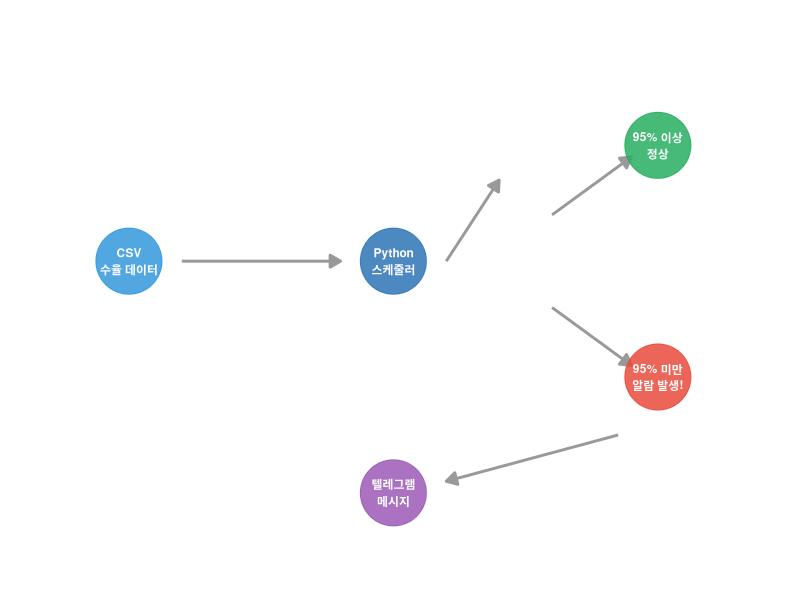
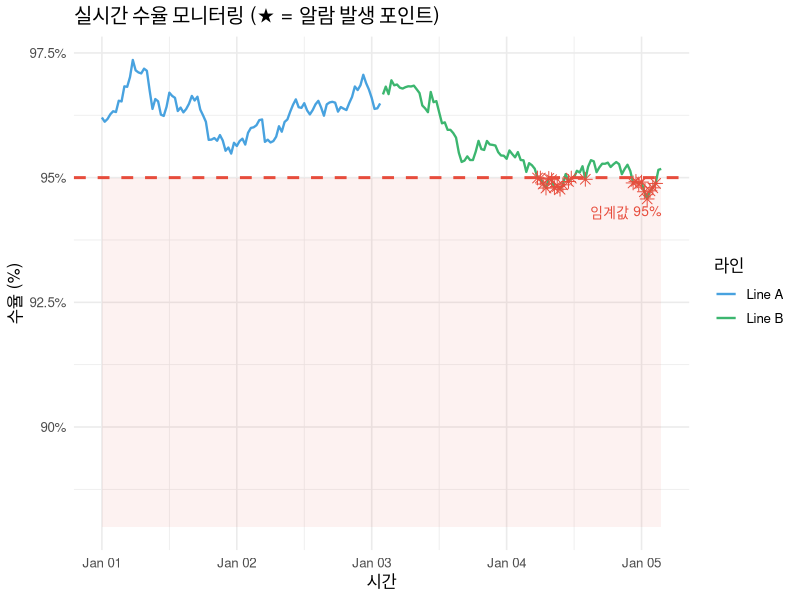
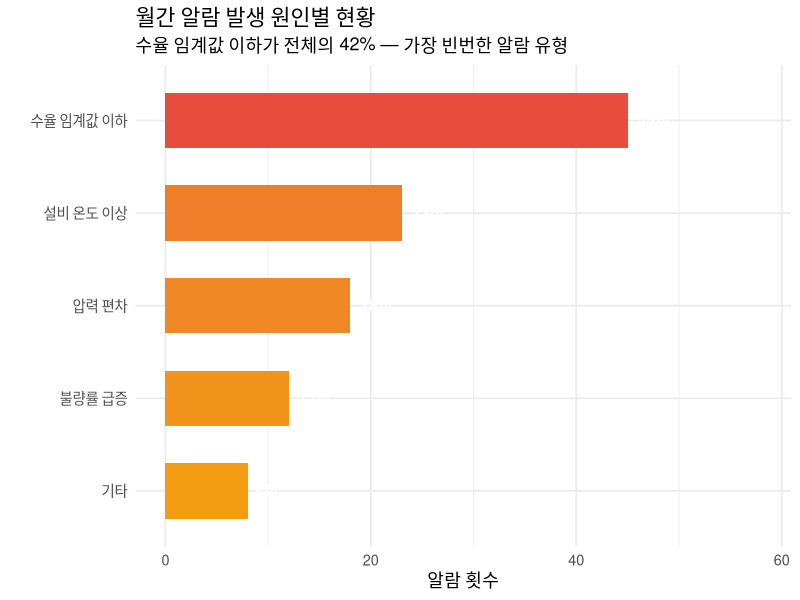

Write the R code that produced these figures, in order.
## ---- chunk 1
#| echo: false
#| fig-width: 9
#| fig-height: 4.0
library(ggplot2)

components <- data.frame(
  x     = c(1,   3,   5,   5,   3  ),
  y     = c(3,   3,   4,   2,   1  ),
  label = c("CSV\n수율 데이터", "Python\n스케줄러",
            "95% 이상\n정상", "95% 미만\n알람 발생!", "텔레그램\n메시지"),
  color = c("#3498DB", "#2E75B6", "#27AE60", "#E74C3C", "#9B59B6")
)

edges_sys <- data.frame(
  x    = c(1.4, 3.4, 4.2, 4.2, 4.7),
  xend = c(2.6, 3.8, 4.8, 4.8, 3.4),
  y    = c(3.0, 3.0, 3.4, 2.6, 1.5),
  yend = c(3.0, 3.7, 3.9, 2.1, 1.1)
)

ggplot() +
  geom_segment(
    data = edges_sys,
    aes(x = x, xend = xend, y = y, yend = yend),
    arrow = arrow(length = unit(0.12, "inches"), type = "closed"),
    color = "gray60", linewidth = 1
  ) +
  geom_point(
    data = components,
    aes(x = x, y = y),
    size = 22, color = components$color, alpha = 0.85
  ) +
  geom_text(
    data = components,
    aes(x = x, y = y, label = label),
    color = "white", size = 3, fontface = "bold"
  ) +
  xlim(0.3, 5.8) + ylim(0.3, 4.8) +
  theme_void() +
  labs(title = "수율 알람 봇 시스템 구조") +
  theme(
    plot.title = element_text(color = "white", size = 14, hjust = 0.5)
  )
## ---- chunk 2
#| echo: true
#| fig-width: 9
#| fig-height: 4.0
library(ggplot2)
library(dplyr)

set.seed(42)
n <- 200
yield_df <- data.frame(
  Time  = seq(as.POSIXct("2024-01-01 00:00"),
              by = "30 min", length.out = n),
  Yield = 96 + cumsum(rnorm(n, 0, 0.15)),
  Line  = rep(c("Line A", "Line B"), each = 100)
)
yield_df$Yield <- pmin(pmax(yield_df$Yield, 88), 100)
alarm_points <- yield_df[yield_df$Yield < 95, ]

ggplot(yield_df, aes(x = Time, y = Yield, color = Line)) +
  annotate("rect",
           xmin = min(yield_df$Time), xmax = max(yield_df$Time),
           ymin = 88, ymax = 95, alpha = 0.07, fill = "#E74C3C") +
  geom_line(linewidth = 0.8, alpha = 0.9) +
  geom_point(data = alarm_points, aes(x = Time, y = Yield),
             color = "#E74C3C", size = 3, shape = 8) +
  geom_hline(yintercept = 95, linetype = "dashed",
             color = "#E74C3C", linewidth = 1) +
  annotate("text", x = max(yield_df$Time), y = 94.3,
           label = "임계값 95%", color = "#E74C3C",
           hjust = 1, size = 3.5) +
  scale_color_manual(values = c("Line A" = "#3498DB", "Line B" = "#27AE60")) +
  scale_y_continuous(labels = function(x) paste0(x, "%")) +
  theme_minimal(base_size = 12) +
  labs(
    title = "실시간 수율 모니터링 (★ = 알람 발생 포인트)",
    x = "시간", y = "수율 (%)", color = "라인"
  )
## ---- chunk 3
#| echo: true
#| fig-width: 9
#| fig-height: 4.0
library(ggplot2)

alarm_stats <- data.frame(
  Cause = factor(
    c("수율 임계값 이하", "설비 온도 이상", "압력 편차",
      "불량률 급증", "기타"),
    levels = c("기타", "불량률 급증", "압력 편차",
               "설비 온도 이상", "수율 임계값 이하")
  ),
  Count = c(45, 23, 18, 12, 8)
)

ggplot(alarm_stats, aes(x = Cause, y = Count, fill = Count)) +
  geom_bar(stat = "identity", width = 0.6) +
  coord_flip() +
  scale_fill_gradient(low = "#F39C12", high = "#E74C3C") +
  geom_text(aes(label = paste0(Count, "회")),
            hjust = -0.3, size = 4, fontface = "bold", color = "white") +
  theme_minimal(base_size = 13) +
  labs(
    title = "월간 알람 발생 원인별 현황",
    subtitle = "수율 임계값 이하가 전체의 42% — 가장 빈번한 알람 유형",
    x = "", y = "알람 횟수", fill = "횟수"
  ) +
  theme(legend.position = "none") +
  ylim(0, 58)
